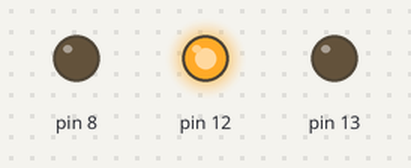
Recording of a sketch running on a simulated Arduino Uno, built with avr-gcc and run on an emulated ATmega328P. On the bench: output pins drawn as LEDs (lit = HIGH).

Above: at 0.5 s.
At 1.5 s:
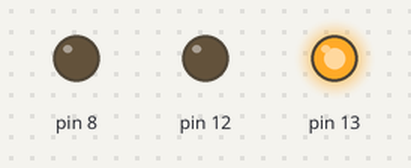
At 5.5 s:
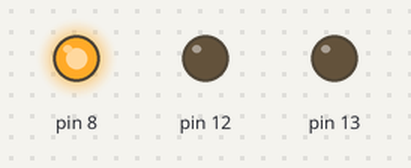
Timing chart, 0 to 6.9 s (numbered marks = the images above):
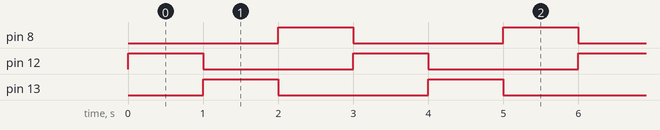

The sketch:

fantabulous_turing_trug1.ino
```cpp
// C++ code
//
void setup()
{
  pinMode(12, OUTPUT);
  pinMode(13, OUTPUT);
  pinMode(8, OUTPUT);
}

void loop()
{

  digitalWrite(12, HIGH);
  delay(1000); // Wait for 10000 millisecond(s)
  digitalWrite(12, LOW);


  digitalWrite(13, HIGH);
  delay(1000); // Wait for 5000 millisecond(s)
  digitalWrite(13, LOW);


  digitalWrite(8, HIGH);
  delay(1000); // Wait for 15000 millisecond(s)
  digitalWrite(8, LOW);


}
```

Measured:
- by itself, pin 8, pin 12, pin 13: alternates HIGH for 1.0 s and LOW for 2.0 s
- by itself, everything shown: repeats every 3.0 s, in 4 steps
